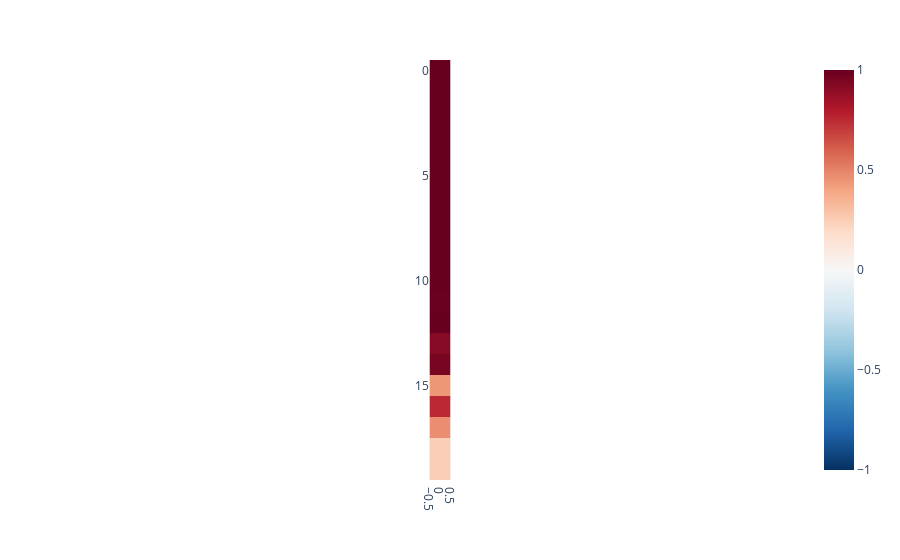

The notebook cell saved with this chart:
### Code cell
norm = [0 for i in range(input_size)]
for i in range(input_size):
    idx = torch.zeros(input_size)
    idx[i] = 1
    idx = w1@idx
    norm[i] = idx.norm()
norm = torch.tensor(norm)
visualise_tensor(norm.reshape(-1,1))

### Figure 1 — Plotly figure (JSON) as saved in the notebook; plotly's stock layout.template omitted (floating-point values rounded to 4 significant figures)
{"data": [{"coloraxis": "coloraxis", "hovertemplate": "x: %{x}<br>y: %{y}<br>color: %{z}<extra></extra>", "name": "0", "type": "heatmap", "xaxis": "x", "yaxis": "y", "z": [[1.127], [1.115], [1.121], [1.115], [1.103], [1.095], [1.094], [1.072], [1.068], [1.056], [1.043], [0.988], [1.006], [0.9159], [0.9543], [0.4397], [0.7531], [0.4695], [0.2473], [0.245]]}], "layout": {"coloraxis": {"cmax": 1, "cmin": -1, "colorscale": [[0, "rgb(5,48,97)"], [0.1, "rgb(33,102,172)"], [0.2, "rgb(67,147,195)"], [0.3, "rgb(146,197,222)"], [0.4, "rgb(209,229,240)"], [0.5, "rgb(247,247,247)"], [0.6, "rgb(253,219,199)"], [0.7, "rgb(244,165,130)"], [0.8, "rgb(214,96,77)"], [0.9, "rgb(178,24,43)"], [1, "rgb(103,0,31)"]]}, "margin": {"t": 60}, "xaxis": {"anchor": "y", "constrain": "domain", "domain": [0, 1], "scaleanchor": "y"}, "yaxis": {"anchor": "x", "autorange": "reversed", "constrain": "domain", "domain": [0, 1]}}}
